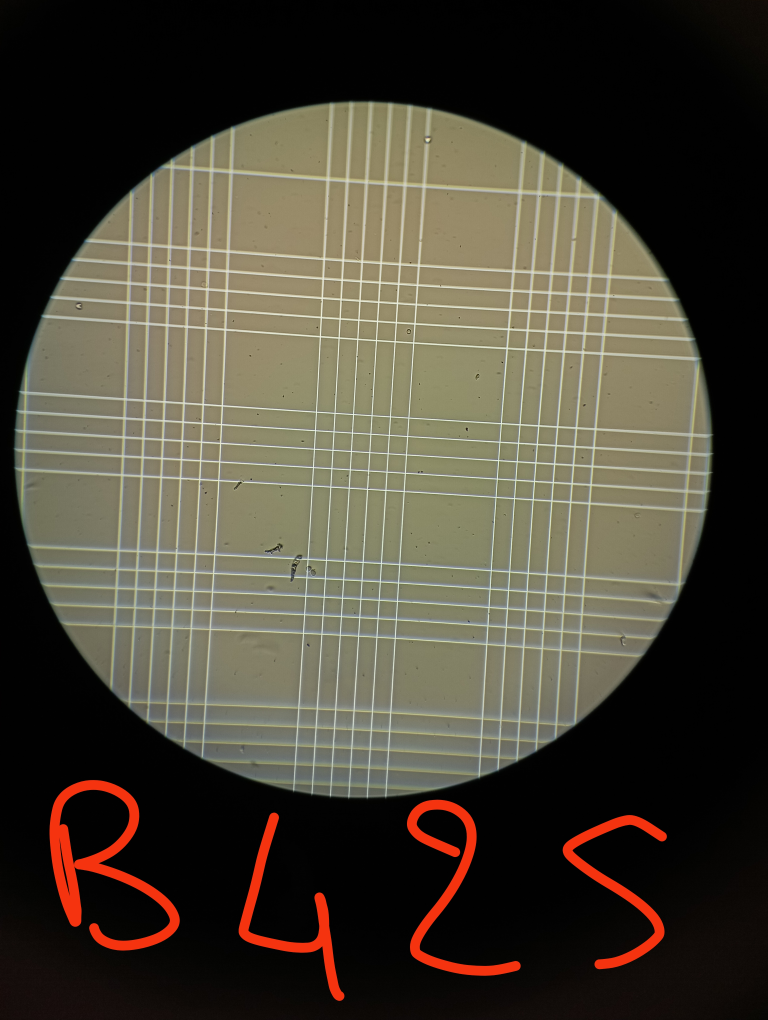
#> input picture Préproc/Images/1678464986902.jpg, 3072 x 4080 px (shown at 1/4 size); its folder holds only this picture in this run
$ jupyter execute OpenCv2.ipynb
#> lines starting #> are read from the running program, lines starting #| are printed output that depends on the picture; after the words box and inside, x2 and y2 are one past the last pixel; in counts of white or black regions, pixels touching at a corner belong together
[cell 1]
import cv2, os
import matplotlib.pyplot as plt
import numpy as np

[cell 2]
for file in os.listdir('Images'):

    # Ouverture de l'image
    img = cv2.imread(f'Images/{file}', cv2.IMREAD_UNCHANGED)
#> img is the input picture: shape (4080, 3072, 3); mean B, G, R 55.7, 69.1, 74.9
    src = img.copy()

    # On ne garde que la dimension 1 (= Vert)
    src[:,:,2] = np.zeros([src.shape[0], src.shape[1]])
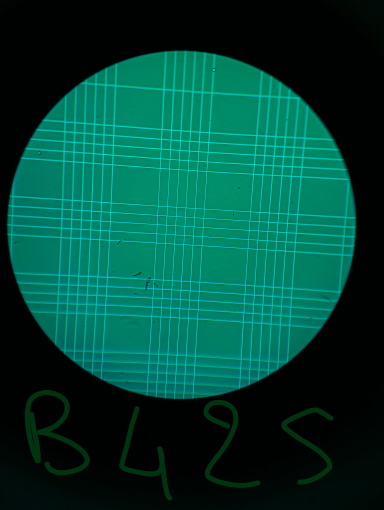
#> src: shape (4080, 3072, 3) (shown at 1/8 size); mean B, G, R 55.7, 69.1, 0
    src[:,:,0] = np.zeros([src.shape[0], src.shape[1]])
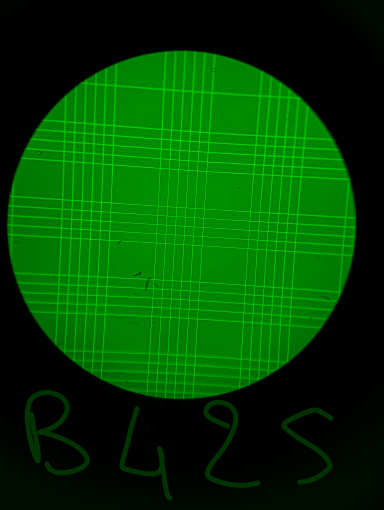
#> src: shape (4080, 3072, 3) (shown at 1/8 size); mean B, G, R 0, 69.1, 0

    # Détéction de contours
    gray = cv2.cvtColor(src,cv2.COLOR_BGR2GRAY)
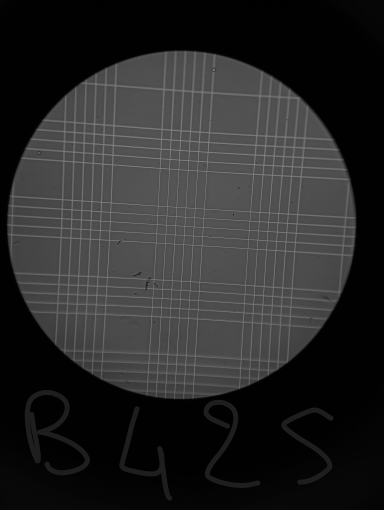
#> gray: shape (4080, 3072) (shown at 1/8 size); min 0, max 150, mean 40.7
    _,edge = cv2.threshold(gray, 50, 1, cv2.THRESH_BINARY)
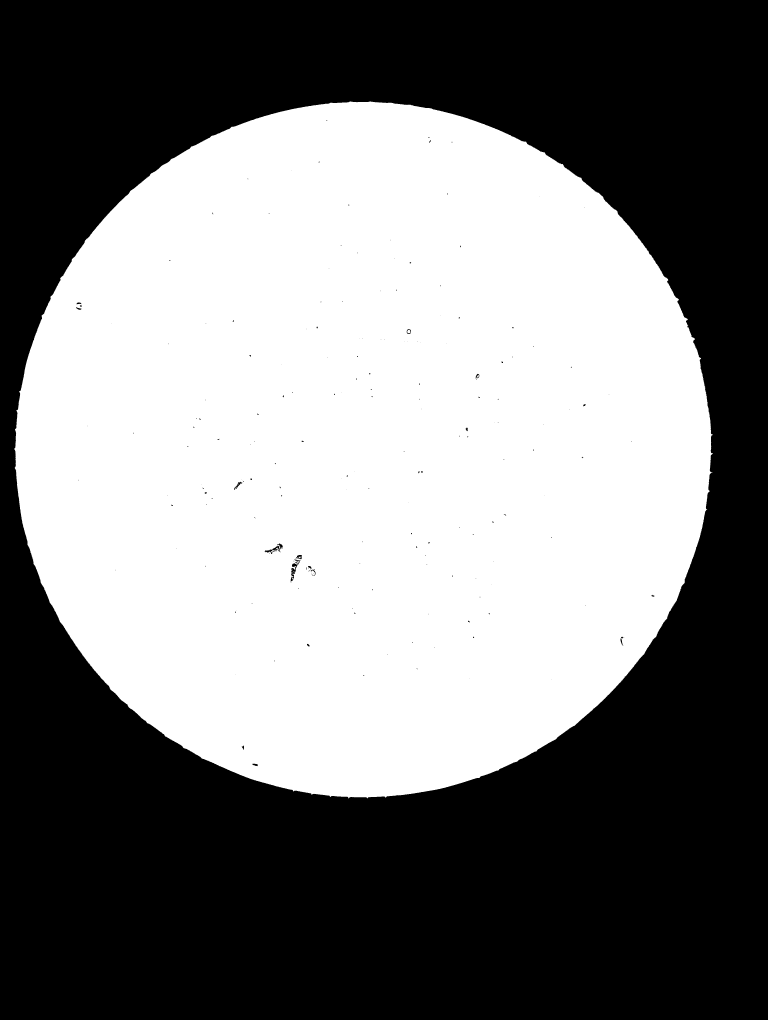
#> edge: shape (4080, 3072) (shown at 1/4 size); values 0 (black) and 1 (white), 48.4% white; 16 white regions (12 under 20 px)
    contours,_ = cv2.findContours(edge,cv2.RETR_EXTERNAL, cv2.CHAIN_APPROX_SIMPLE)
#> contours = 1 contour; box (x1, y1, x2, y2) and area: (57, 406, 2852, 3194) 6067202

    # On ne garde que le plus gros contour trouvé
    nb_cont = 0
    best = -1
    for i, contour in enumerate(contours):
        if len(contours[i]) > nb_cont:
            nb_cont = len(contours[i])
            best = i
#> this loop made 1 pass
#> (nb_cont, best) on pass 1: (4493, 0)
#> after the loop, best = 0; nb_cont = 4493

    # On trouve les dimensions du contour
    xmin, xmax, ymin, ymax = 5000, 0, 5000, 0
    for i, contour in enumerate(contours[best]):
        if contour[0][0] > xmax:
            xmax = contour[0][0]

        if contour[0][0] < xmin:
            xmin = contour[0][0]

        if contour[0][1] > ymax:
            ymax = contour[0][1]

        if contour[0][1] < ymin:
            ymin = contour[0][1]
#> this loop made 4493 passes
#> (xmax, xmin, ymin) on pass 1: (1399, 1399, 406)
#> after the loop, xmax = 2851; xmin = 57; ymax = 3193; ymin = 406

    # Découpage de l'image avec les dimensions trouvées
    cropped = img[ymin:ymax, xmin:xmax]
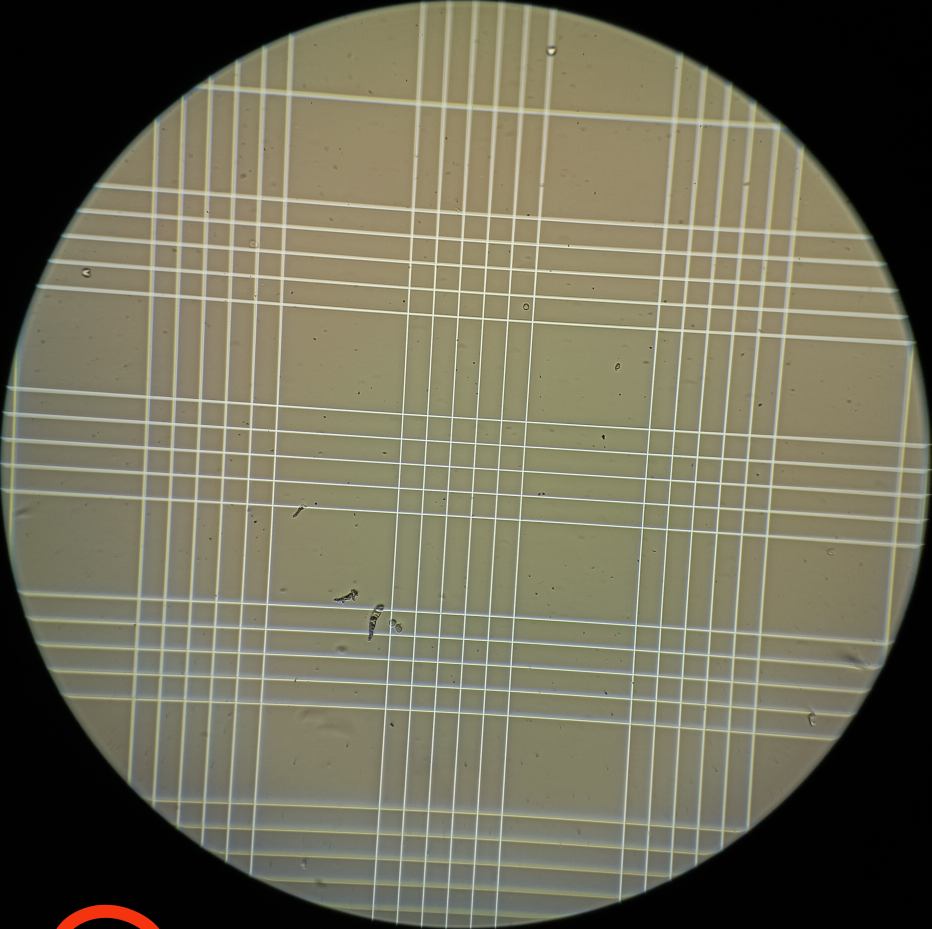
#> cropped: shape (2787, 2794, 3) (shown at 1/3 size); mean B, G, R 87.7, 107.8, 110.5

    # Redimension de l'image par un multiple de 32
    x = cropped.shape[0]
    while x % 32 != 0:
        x -= 1
    resized = cv2.resize(cropped, (x, x), interpolation = cv2.INTER_AREA)

    # Sauvegarde de l'image
    cv2.imwrite(f'New_Images/{file}', resized)

    # [10 lines of commented-out code are left out]

$ run again, on Préproc/Images/1678464987019.jpg
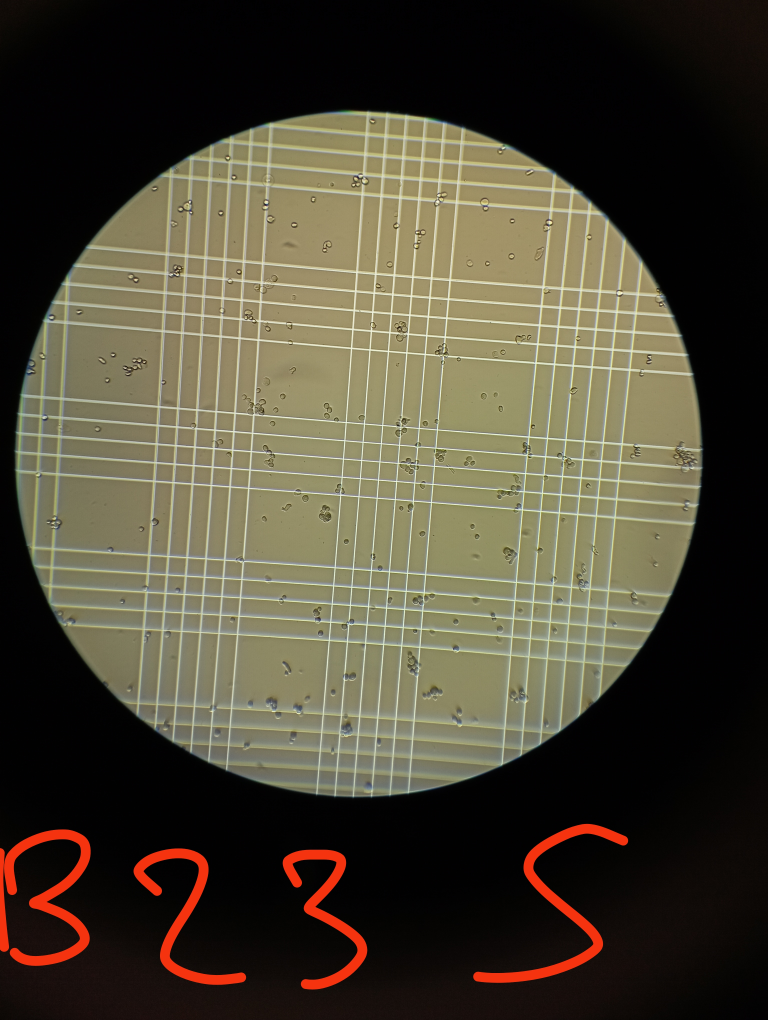
#> input picture Préproc/Images/1678464987019.jpg, 3072 x 4080 px (shown at 1/4 size)
#> img is the input picture: shape (4080, 3072, 3); mean B, G, R 53.7, 70.5, 76.6
#> `_,edge = cv2.threshold(gray, 50, 1, cv2.THRESH_BINARY)`:
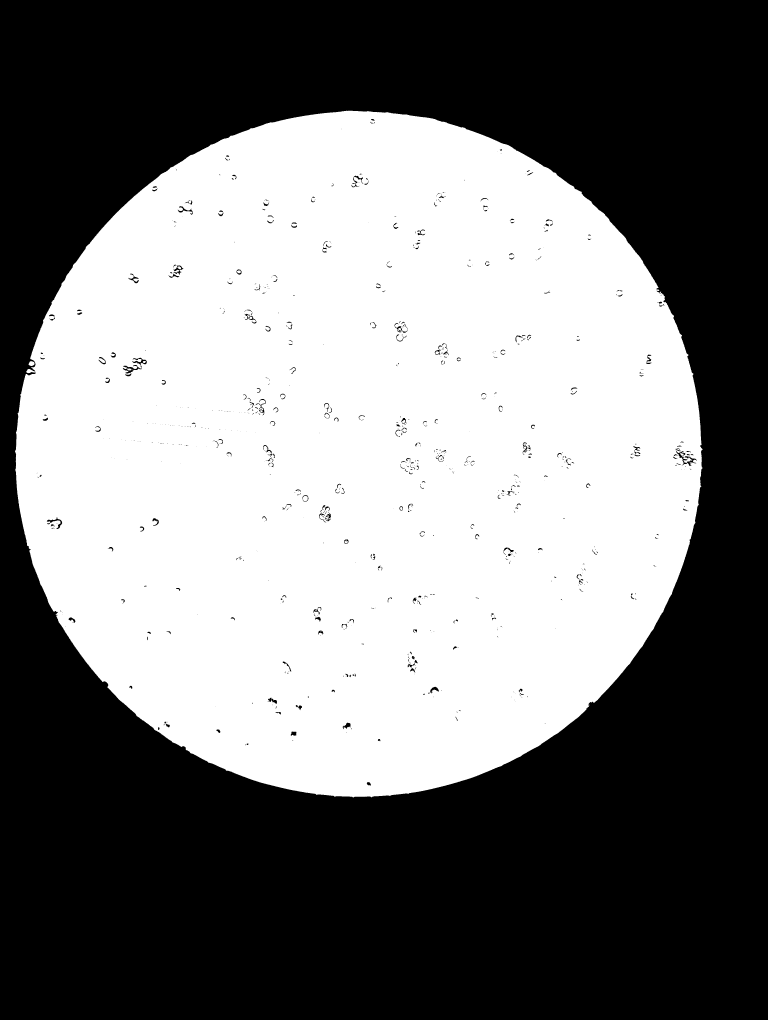
#> edge: shape (4080, 3072) (shown at 1/4 size); values 0 (black) and 1 (white), 46.8% white; 16 white regions (5 under 20 px)
#> contours = 3 contours, 1 with area under 20; largest, box (x1, y1, x2, y2) and area: (60, 443, 2811, 3190) 5895998, (114, 1445, 138, 1464) 314
#> the loop `for i, contour in enumerate(contours):` made 3 passes
#> (contour, nb_cont) on pass 1: ([[2357, 2819], [2359, 2821], [2359, 2820], [2358, 2819]], 4)
#> after the loop `for i, contour in enumerate(contours):`: best = 2; nb_cont = 4291
#> the loop `for i, contour in enumerate(contours[best]):` made 4291 passes
#> (xmax, xmin, ymin) on pass 1: (1384, 1384, 443)
#> after the loop `for i, contour in enumerate(contours[best]):`: xmax = 2810; xmin = 60; ymax = 3189; ymin = 443
#> `cropped = img[ymin:ymax, xmin:xmax]`:
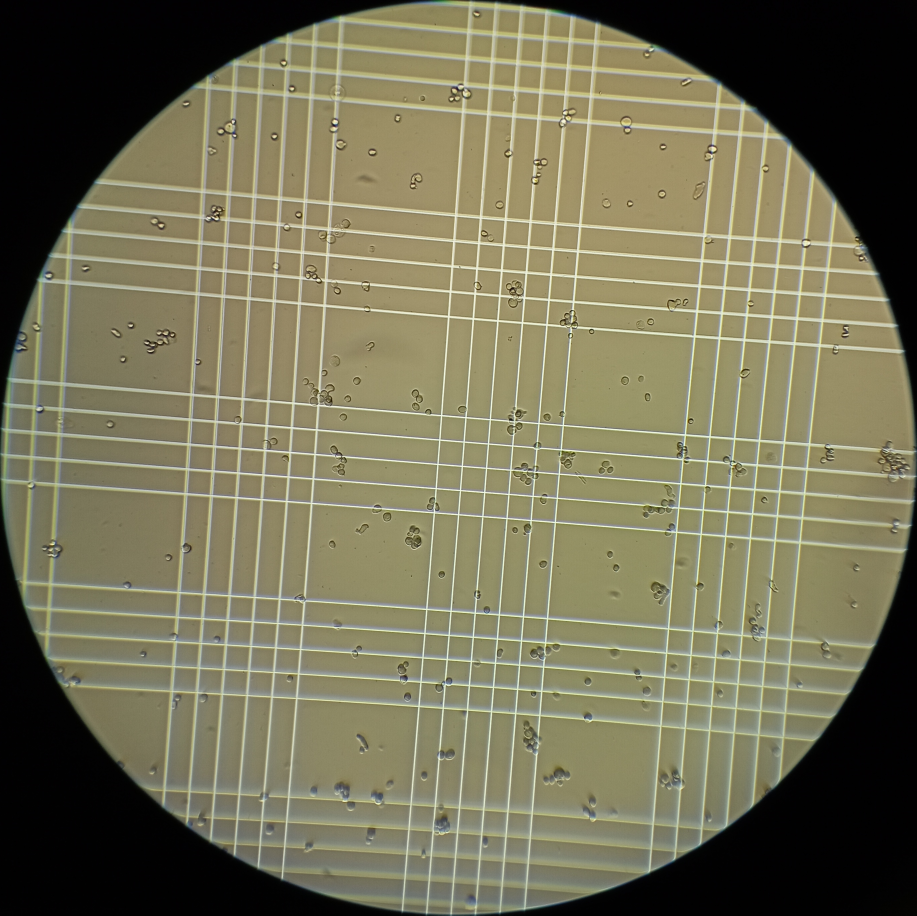
#> cropped: shape (2746, 2750, 3) (shown at 1/3 size); mean B, G, R 86.4, 112.8, 116.1

$ run again, on Préproc/Images/1678464987032.jpg
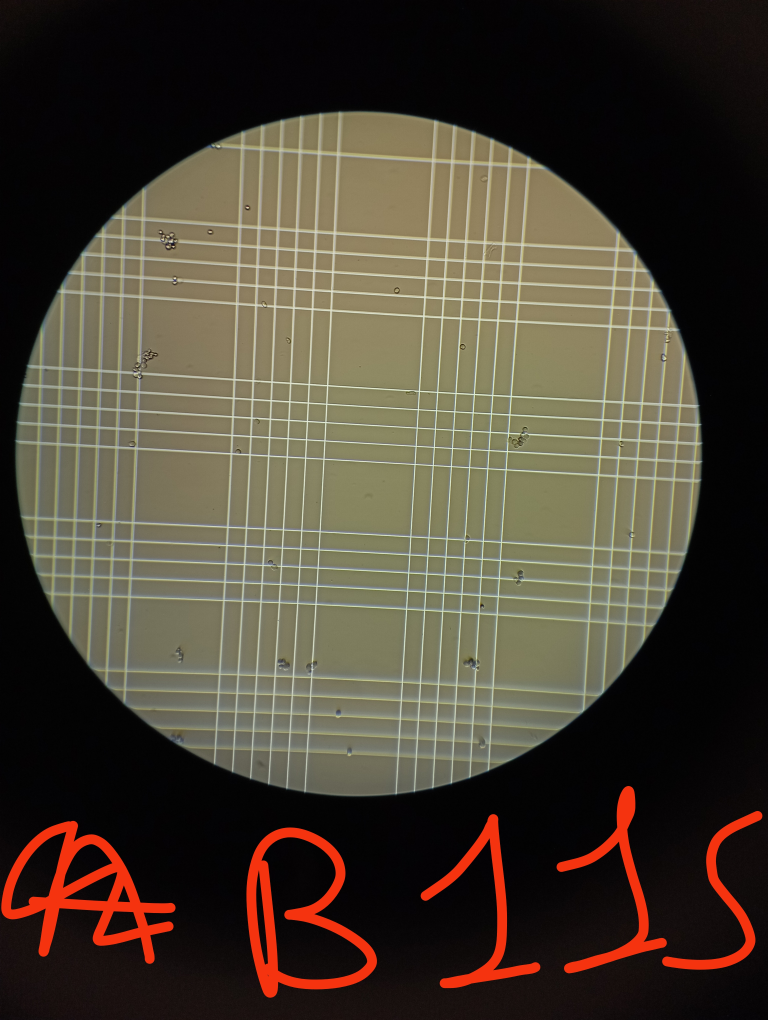
#> input picture Préproc/Images/1678464987032.jpg, 3072 x 4080 px (shown at 1/4 size)
#> img is the input picture: shape (4080, 3072, 3); mean B, G, R 52.1, 66, 74.7
#> `_,edge = cv2.threshold(gray, 50, 1, cv2.THRESH_BINARY)`:
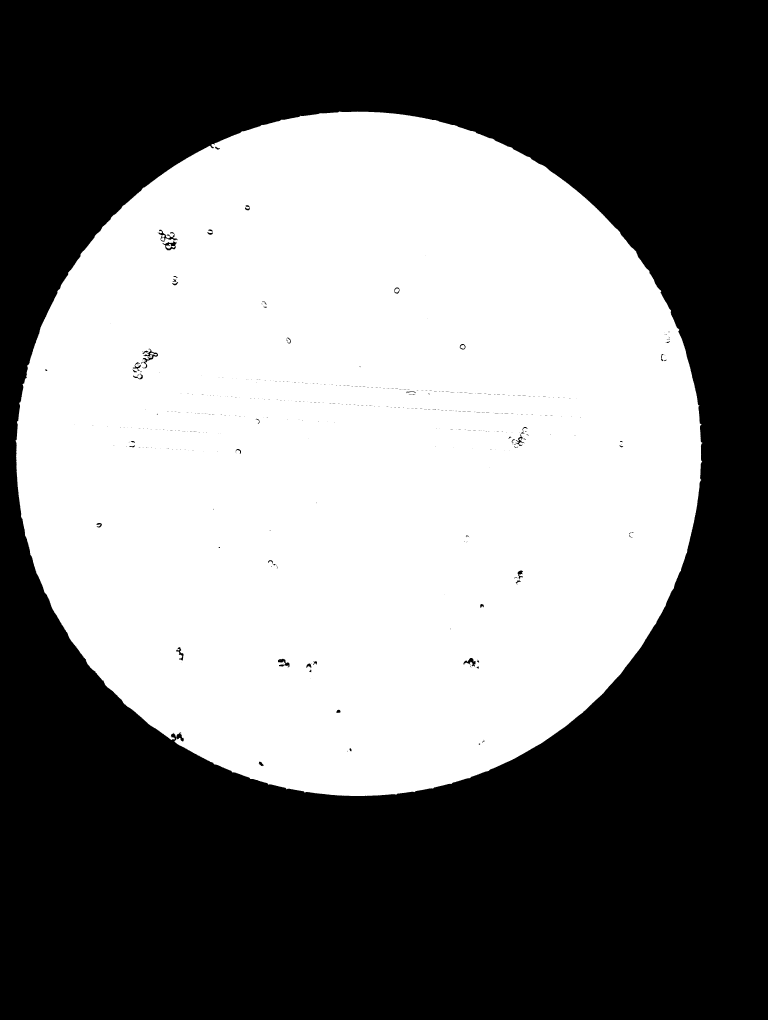
#> edge: shape (4080, 3072) (shown at 1/4 size); values 0 (black) and 1 (white), 46.8% white; 11 white regions (5 under 20 px)
#> contours = 1 contour; box (x1, y1, x2, y2) and area: (62, 446, 2810, 3184) 5878582
#> the loop `for i, contour in enumerate(contours):` made 1 pass
#> (nb_cont, best) on pass 1: (4312, 0)
#> after the loop `for i, contour in enumerate(contours):`: best = 0; nb_cont = 4312
#> the loop `for i, contour in enumerate(contours[best]):` made 4312 passes
#> (xmax, xmin, ymax, ymin) on pass 1: (1357, 1357, 446, 446)
#> after the loop `for i, contour in enumerate(contours[best]):`: xmax = 2809; xmin = 62; ymax = 3183; ymin = 446
#> `cropped = img[ymin:ymax, xmin:xmax]`:
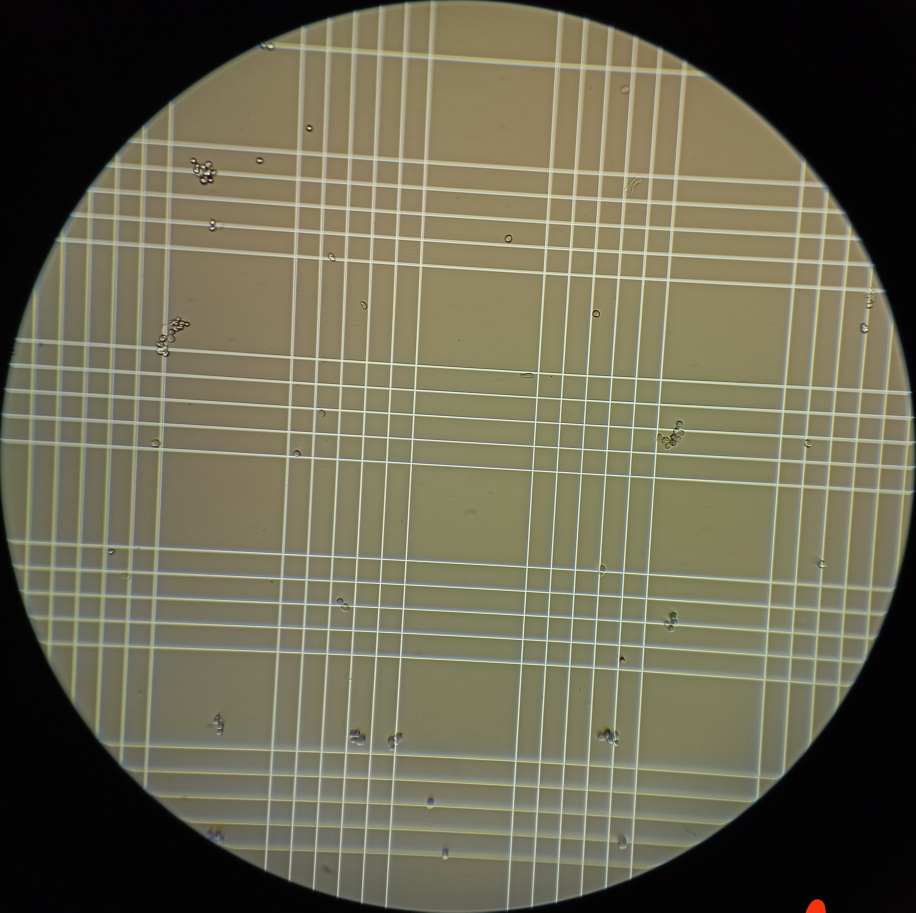
#> cropped: shape (2737, 2747, 3) (shown at 1/3 size); mean B, G, R 82, 103.6, 106.7
